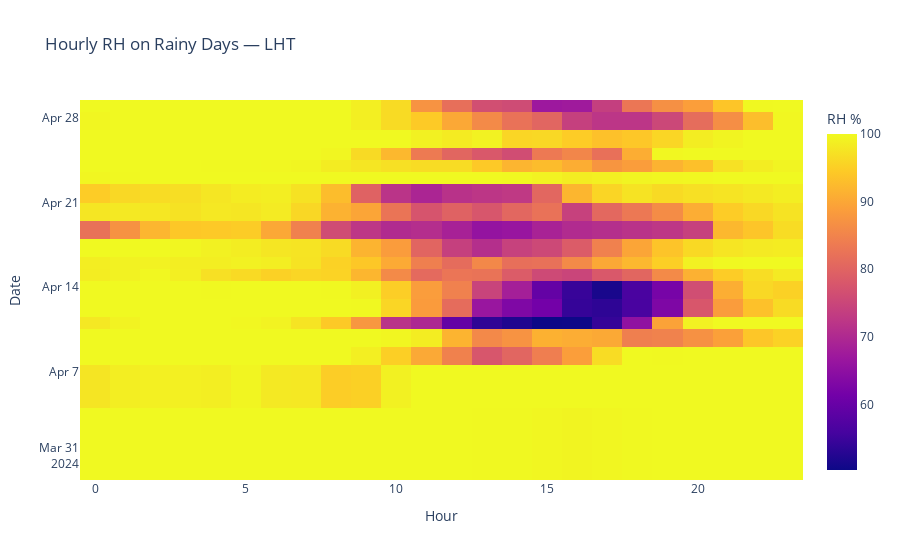
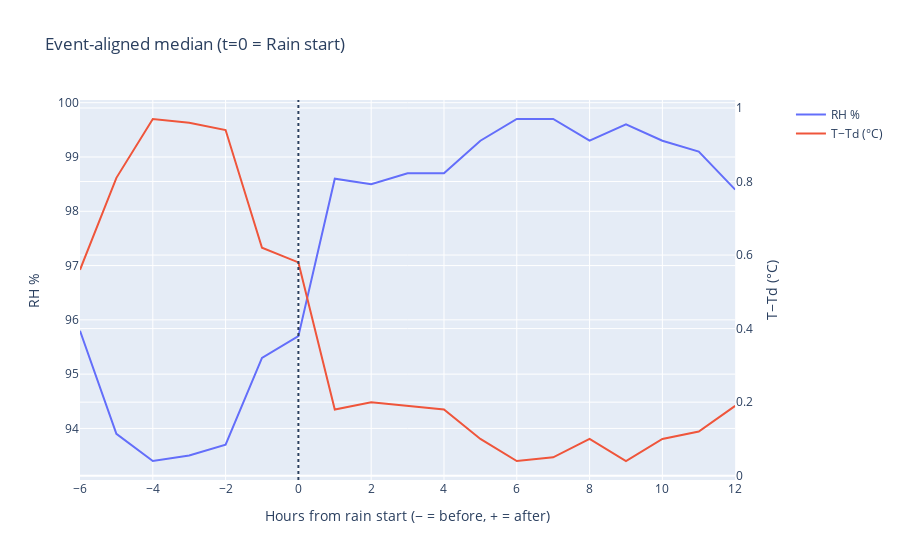
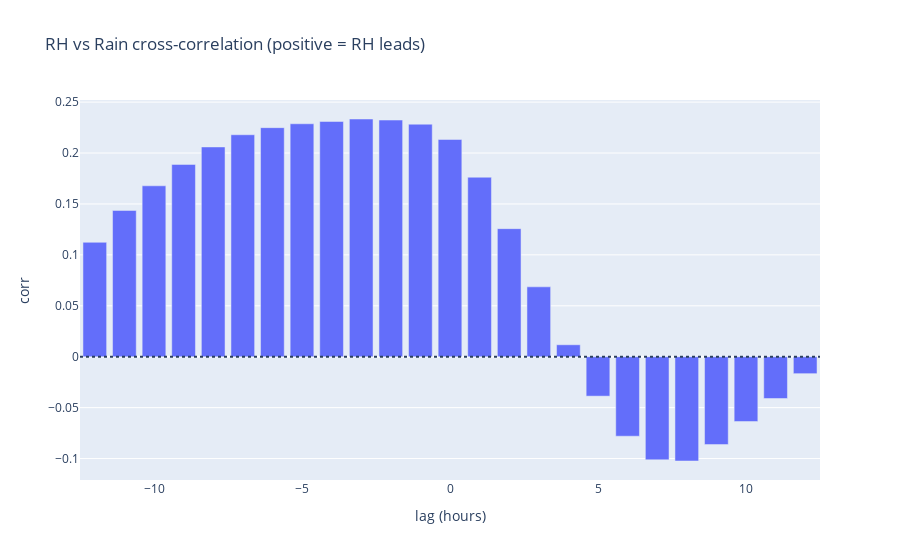
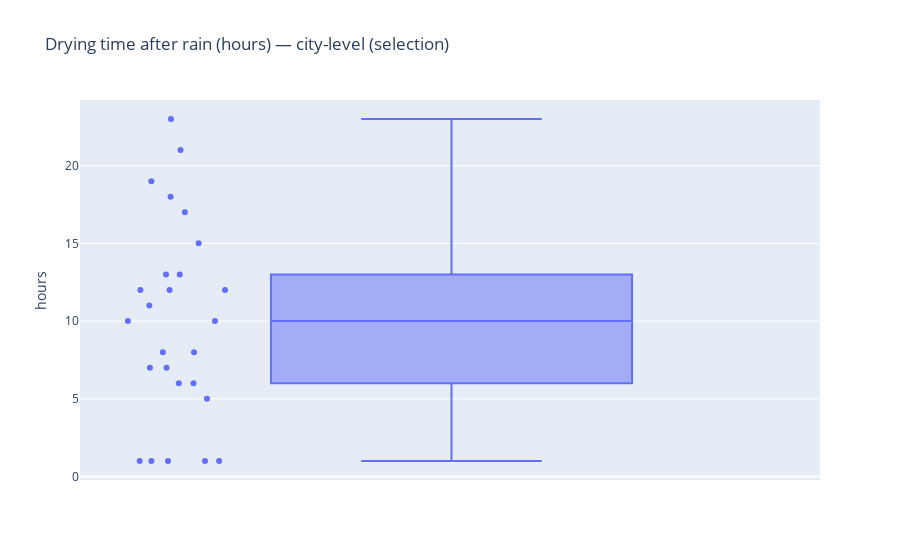

These figures' notebook cell, in order:
### Code cell
def visualize(year=None, month=None, day=None):
    df = hourly.copy()
    if year is not None:  df = df[df['year']==year]
    if month is not None: df = df[df['month']==month]
    if day is not None:   df = df[df['day']==day]
    if df.empty:
        print("No data for this selection."); return

    # Helper cols
    df = df.sort_values('timestamp')
    df['date'] = df['timestamp'].dt.date
    df['hour'] = df['timestamp'].dt.hour

    # HOURLY RH HEATMAP — Rainy days only
    rainy_dates = (df.groupby('date')['ptype_hour']
                     .apply(lambda s: 'Rain' in set(s))).pipe(lambda s: s[s].index)
    if len(rainy_dates):
        pivot = df[df['date'].isin(rainy_dates)].pivot_table(index='date', columns='hour', values='rh_pct')
        fig_hm = px.imshow(pivot, origin='lower', aspect='auto',
                           labels=dict(x='Hour', y='Date', color='RH %'),
                           title='Hourly RH on Rainy Days — LHT')
        fig_hm.show()
    else:
        print("No rainy days in this selection — skipping heatmap.")

    # 18-h event-aligned median around rain onset
    h = df.set_index('timestamp')
    is_rain = h['ptype_hour'].eq('Rain') | (h['rain_mm_hour'] > 0)
    med = event_median(h, is_rain, pre_h=6, post_h=12)
    if med is not None:
        fig_ev = make_subplots(specs=[[{"secondary_y": True}]])
        fig_ev.add_trace(go.Scatter(x=med['t_hours'], y=med['RH'], mode='lines', name='RH %'),
                         secondary_y=False)
        fig_ev.add_trace(go.Scatter(x=med['t_hours'], y=med['Spread'], mode='lines', name='T−Td (°C)'),
                         secondary_y=True)
        fig_ev.add_vline(x=0, line_dash='dot')
        fig_ev.update_layout(title='Event-aligned median (t=0 = Rain start)')
        fig_ev.update_xaxes(title='Hours from rain start (− = before, + = after)')
        fig_ev.update_yaxes(title='RH %', secondary_y=False)
        fig_ev.update_yaxes(title='T−Td (°C)', secondary_y=True)
        fig_ev.show()
    else:
        print("No rain onsets found — skipping event-aligned plot.")

    # ---------------- (3) RH vs Rain cross-correlation (positive = RH leads)
    x = h[['rh_pct','rain_mm_hour']].dropna()
    if len(x) > 24:
        rows = []
        for k in range(-12, 13):  # lags in hours
            rows.append({'lag_h': k, 'corr': x['rh_pct'].corr(x['rain_mm_hour'].shift(-k))})
        ccf = pd.DataFrame(rows)
        fig_ccf = px.bar(ccf, x='lag_h', y='corr',
                         title='RH vs Rain cross-correlation (positive = RH leads)')
        fig_ccf.update_layout(xaxis_title='lag (hours)', yaxis_title='corr')
        fig_ccf.add_hline(y=0, line_dash='dot')
        fig_ccf.show()
    else:
        print("Too few points for cross-correlation (need > 24 hourly points).")

    # ---------------- (4) Drying time after rain (hours)
    df2 = h.copy()
    df2['is_rain'] = is_rain
    # label contiguous rainy blocks
    rain_block_id = ((df2['is_rain'] != df2['is_rain'].shift(fill_value=False)) & df2['is_rain']).cumsum()
    df2['event_id'] = np.where(df2['is_rain'], rain_block_id, np.nan)

    dryings = []
    for eid, g in df2.groupby('event_id', dropna=True):
        last_rain_t = g.index.max()
        look = df2.loc[last_rain_t + pd.Timedelta(hours=1): last_rain_t + pd.Timedelta(hours=24)]
        if look.empty: 
            continue
        # drying threshold: either RH < 80% OR T−Td > 2 °C
        cond = (look['rh_pct'] < 80) | (look['dp_spread_C'] > 2.0)
        if cond.any():
            dt = (cond.idxmax() - last_rain_t).total_seconds()/3600.0
            dryings.append(dt)

    if dryings:
        fig_dry = px.box(pd.DataFrame({'drying_h': dryings}), y='drying_h', points='all',
                         title='Drying time after rain (hours) — city-level (selection)')
        fig_dry.update_yaxes(title='hours')
        fig_dry.show()

### Figure 1 — Plotly figure (JSON) as saved in the notebook; plotly's stock layout.template omitted (floating-point values rounded to 4 significant figures; data arrays with more than 128 entries replaced by an {"elided": "..."} marker saying what was removed)
{"data": [{"coloraxis": "coloraxis", "hovertemplate": "Hour: %{x}<br>Date: %{y}<br>RH %: %{z}<extra></extra>", "name": "0", "type": "heatmap", "x": [0, 1, 2, 3, 4, 5, 6, 7, 8, 9, 10, 11, 12, 13, 14, 15, 16, 17, 18, 19, 20, 21, 22, 23], "xaxis": "x", "y": ["2024-04-01", "2024-04-07", "2024-04-08", "2024-04-10", "2024-04-11", "2024-04-12", "2024-04-14", "2024-04-15", "2024-04-16", "2024-04-17", "2024-04-19", "2024-04-20", "2024-04-22", "2024-04-23", "2024-04-24", "2024-04-25", "2024-04-26", "2024-04-28", "2024-04-29"], "yaxis": "y", "z": {"elided": "19x24 float values"}}], "layout": {"coloraxis": {"colorbar": {"title": {"text": "RH %"}}, "colorscale": [[0, "#0d0887"], [0.1111, "#46039f"], [0.2222, "#7201a8"], [0.3333, "#9c179e"], [0.4444, "#bd3786"], [0.5556, "#d8576b"], [0.6667, "#ed7953"], [0.7778, "#fb9f3a"], [0.8889, "#fdca26"], [1, "#f0f921"]]}, "title": {"text": "Hourly RH on Rainy Days — LHT"}, "xaxis": {"anchor": "y", "domain": [0, 1], "title": {"text": "Hour"}}, "yaxis": {"anchor": "x", "autorange": true, "domain": [0, 1], "title": {"text": "Date"}}}}

### Figure 2 — Plotly figure (JSON) as saved in the notebook; plotly's stock layout.template omitted (floating-point values rounded to 4 significant figures)
{"data": [{"mode": "lines", "name": "RH %", "type": "scatter", "x": [-6.0, -5.0, -4.0, -3.0, -2.0, -1.0, 0.0, 1.0, 2.0, 3.0, 4.0, 5.0, 6.0, 7.0, 8.0, 9.0, 10.0, 11.0, 12.0], "xaxis": "x", "y": [95.8, 93.9, 93.4, 93.5, 93.7, 95.3, 95.7, 98.6, 98.5, 98.7, 98.7, 99.3, 99.7, 99.7, 99.3, 99.6, 99.3, 99.1, 98.4], "yaxis": "y"}, {"mode": "lines", "name": "T−Td (°C)", "type": "scatter", "x": [-6.0, -5.0, -4.0, -3.0, -2.0, -1.0, 0.0, 1.0, 2.0, 3.0, 4.0, 5.0, 6.0, 7.0, 8.0, 9.0, 10.0, 11.0, 12.0], "xaxis": "x", "y": [0.56, 0.81, 0.97, 0.96, 0.94, 0.62, 0.58, 0.18, 0.2, 0.19, 0.18, 0.1, 0.04, 0.05, 0.1, 0.04, 0.1, 0.12, 0.19], "yaxis": "y2"}], "layout": {"shapes": [{"line": {"dash": "dot"}, "type": "line", "x0": 0, "x1": 0, "xref": "x", "y0": 0, "y1": 1, "yref": "y domain"}], "title": {"text": "Event-aligned median (t=0 = Rain start)"}, "xaxis": {"anchor": "y", "domain": [0, 0.94], "title": {"text": "Hours from rain start (− = before, + = after)"}}, "yaxis": {"anchor": "x", "domain": [0, 1], "title": {"text": "RH %"}}, "yaxis2": {"anchor": "x", "overlaying": "y", "side": "right", "title": {"text": "T−Td (°C)"}}}}

### Figure 3 — Plotly figure (JSON) as saved in the notebook; plotly's stock layout.template omitted (floating-point values rounded to 4 significant figures)
{"data": [{"hovertemplate": "lag_h=%{x}<br>corr=%{y}<extra></extra>", "legendgroup": "", "marker": {"color": "#636efa", "pattern": {"shape": ""}}, "name": "", "orientation": "v", "showlegend": false, "textposition": "auto", "type": "bar", "x": [-12, -11, -10, -9, -8, -7, -6, -5, -4, -3, -2, -1, 0, 1, 2, 3, 4, 5, 6, 7, 8, 9, 10, 11, 12], "xaxis": "x", "y": [0.1123, 0.1436, 0.1678, 0.1888, 0.206, 0.218, 0.2249, 0.2287, 0.231, 0.2334, 0.2324, 0.2283, 0.2133, 0.1762, 0.1257, 0.06861, 0.01171, -0.03873, -0.07806, -0.1013, -0.1024, -0.08628, -0.06364, -0.04104, -0.01665], "yaxis": "y"}], "layout": {"barmode": "relative", "legend": {"tracegroupgap": 0}, "shapes": [{"line": {"dash": "dot"}, "type": "line", "x0": 0, "x1": 1, "xref": "x domain", "y0": 0, "y1": 0, "yref": "y"}], "title": {"text": "RH vs Rain cross-correlation (positive = RH leads)"}, "xaxis": {"anchor": "y", "domain": [0, 1], "title": {"text": "lag (hours)"}}, "yaxis": {"anchor": "x", "domain": [0, 1], "title": {"text": "corr"}}}}

### Figure 4 — Plotly figure (JSON) as saved in the notebook; plotly's stock layout.template omitted (floating-point values rounded to 4 significant figures)
{"data": [{"alignmentgroup": "True", "boxpoints": "all", "hovertemplate": "drying_h=%{y}<extra></extra>", "legendgroup": "", "marker": {"color": "#636efa"}, "name": "", "notched": false, "offsetgroup": "", "orientation": "v", "showlegend": false, "type": "box", "x0": " ", "xaxis": "x", "y": [13.0, 15.0, 18.0, 5.0, 1.0, 6.0, 7.0, 12.0, 6.0, 12.0, 10.0, 1.0, 19.0, 8.0, 1.0, 1.0, 12.0, 8.0, 23.0, 21.0, 17.0, 13.0, 11.0, 7.0, 1.0, 10.0], "y0": " ", "yaxis": "y"}], "layout": {"boxmode": "group", "legend": {"tracegroupgap": 0}, "title": {"text": "Drying time after rain (hours) — city-level (selection)"}, "xaxis": {"anchor": "y", "domain": [0, 1]}, "yaxis": {"anchor": "x", "domain": [0, 1], "title": {"text": "hours"}}}}
